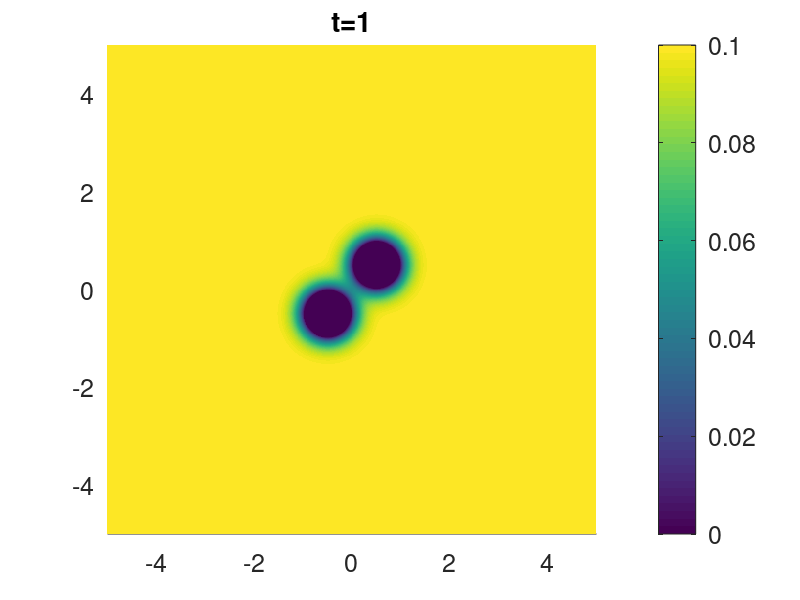

Write MATLAB code to recreate this figure. (Note: this script raises an error after producing the figure.)
function y_out = diffusion_test()
%%%%%%%%%%%%%%%%%%%%%%%%%%%%%%%%%%%%%%%%%%%%%%%%%%%%%%%%%%%%%%%%%%%%%%%%%%%
% May 2018, Orit Peleg, orit.peleg@colorado.edu
%%%%%%%%%%%%%%%%%%%%%%%%%%%%%%%%%%%%%%%%%%%%%%%%%%%%%%%%%%%%%%%%%%%%%%%%%%%
close all;
dbstop if error;
set(0,'Defaultlinelinewidth',3.5, 'DefaultlineMarkerSize',12,...
    'DefaultTextFontSize',5, 'DefaultAxesFontSize',18);

%%%%%%%%%%%%%%%%%%%%%%%%%%%%%%%%%%%%%%%%%%%%%%%%%%%%%%%%%%%%%%%%%%%%%%%%%%%

%The agent at position (0,0) produces a chemical signal that spreads out following a 
%diffusion equation. 

%The output of the code is a movie showing the concentration of the 
%chemical signal as a function of time in the arena. 

%%%%%%%%%%%%%%%%%%%%%%%%%%%%%%%%%%%%%%%%%%%%%%%%%%%%%%%%%%%%%%%%%%%%%%%%%%%
% define   
A=0.1; %initial chemical concentration per active agent 

D=0.5; % diffusion coefficient
delta_t = 0.1; % time integration constant (time discretization)
delta_x = 0.01; % size of a cell in the simulation (space discretization)
B=0; % ignore for now

SAVE_MOVIE = 1;
%%%%%%%%%%%%%%%%%%%%%%%%%%%%%%%%%%%%%%%%%%%%%%%%%%%%%%%%%%%%%%%%%%%%%%%%%%%      
        
t_array=0:delta_t:1.0;  
min_x = -5; max_x=5; 

source_propagation(A,B,D,t_array,delta_x,min_x,max_x,SAVE_MOVIE);
y_out=0; 

end

%%%%%%%%%%%%%%%%%%%%%%%%%%%%%%%%%%%%%%%%%%%%%%%%%%%%%%%%%%%%%%%%%%%%%%%%%%%
%%%%%%%%%%%%%%%%%%%%%%%%%%%%%%%%%%%%%%%%%%%%%%%%%%%%%%%%%%%%%%%%%%%%%%%%%%%
%%%%%%%%%%%%%%%%%%%%%%%%%%%%%%%%%%%%%%%%%%%%%%%%%%%%%%%%%%%%%%%%%%%%%%%%%%%
%%%%%%%%%%%%%%%%%%%%%%%%%%%%%%%%%%%%%%%%%%%%%%%%%%%%%%%%%%%%%%%%%%%%%%%%%%%

function source_propagation(A,B,D,t_array,delta_x,min_x,max_x,SAVE_MOVIE)

source_x1 = 0.5;
source_x2 = -0.5;
source_y1 = 0.5;
source_y2 = -0.5;

[x,y] = meshgrid(min_x:delta_x:max_x,min_x:delta_x:max_x);

if SAVE_MOVIE==1
    fig_densities=figure();
    loops = length(2:length(t_array));
    clear F
    F(loops) = struct('cdata',[],'colormap',[]);
end

for t_i=2:length(t_array)
    t=t_array(t_i);
    %c = 0.1 * ones(size(x));
    c = 0.1 * ones(size(x));

    curr_t = t;
    curr_c_1 =(A/(curr_t^0.5))*exp(-(((x-source_x1).^2)+((y-source_y1).^2))./(4*D*curr_t))+B;
    curr_c_2 =(A/(curr_t^0.5))*exp(-(((x-source_x2).^2)+((y-source_y2).^2))./(4*D*curr_t))+B;
    c = c - curr_c_1 - curr_c_2;
    %c = c + curr_c_1;
    
    if (t_i>1) && SAVE_MOVIE==1
        figure(fig_densities);
        surf(x,y,c,'EdgeColor','none'); view(2); title(['t=',num2str(t)]); xlim([min_x max_x]); ylim([min_x max_x]);
        daspect([1 1 1]); colorbar; caxis([0 A]); hold on;
        
        pause(0.001);
        F(t_i-1) = getframe(fig_densities);
        pause(0.001);
        
        pause(0.1);
    end
    
end

if SAVE_MOVIE==1
    v = VideoWriter(['A',num2str(A),'B',num2str(A),'D',num2str(A),'test.mp4'],'MPEG-4');
    open(v);
    writeVideo(v,F);
    close(v);
end

end


